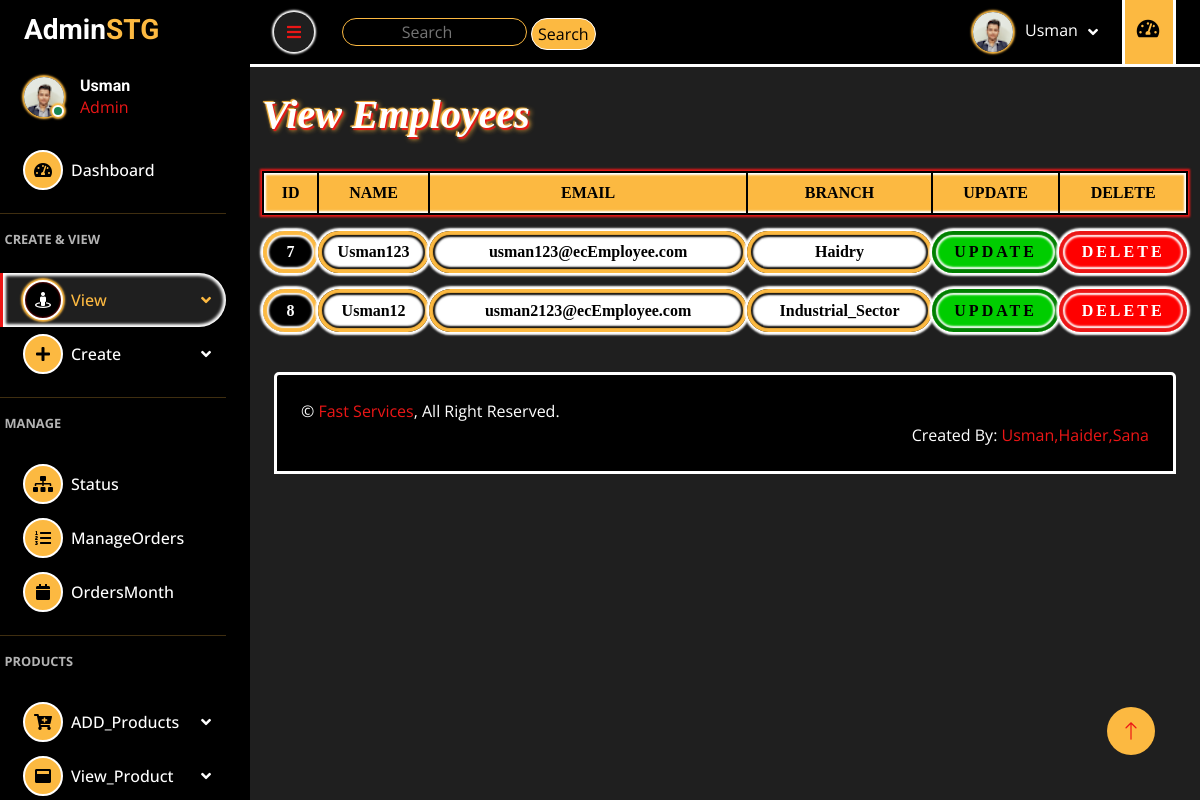
Page /admin/vemployee.php (signed in) on the committed database.
### tables this page shows
CREATE TABLE `employee` (
  `id` int(255) NOT NULL,
  `name` varchar(255) NOT NULL,
  `email` varchar(255) NOT NULL,
  `password` varchar(255) NOT NULL,
  `profile` varchar(255) NOT NULL,
  `branch` int(255) NOT NULL,
  `roles` int(255) NOT NULL DEFAULT 3
);

CREATE TABLE `branch` (
  `id` int(255) NOT NULL,
  `branch` varchar(255) NOT NULL,
  `city` int(255) NOT NULL
);

### admin/vemployee.php (the view, shortened to what this page needs)
<?php
include '../connection.php';
$query2='SELECT A.branch,B.id,B.name,B.email FROM `branch` as A inner join `employee` as B where A.id=B.branch';
$con2=mysqli_query($connect,$query2);
?>
<!DOCTYPE html>
<html lang="en">
<head>
<?php
echo '
    <link rel="preconnect" href="https://fonts.googleapis.com">
    <link rel="preconnect" href="https://fonts.gstatic.com" crossorigin>
    <link href="https://fonts.googleapis.com/css2?family=Open+Sans:wght@400;600&family=Roboto:wght@500;700&display=swap" rel="stylesheet">
    <link href="https://cdnjs.cloudflare.com/ajax/libs/font-awesome/5.10.0/css/all.min.css" rel="stylesheet">
    <link href="https://cdn.jsdelivr.net/npm/bootstrap-icons@1.4.1/font/bootstrap-icons.css" rel="stylesheet">
    <link href="lib/owlcarousel/assets/owl.carousel.min.css" rel="stylesheet">
    <link href="lib/tempusdominus/css/tempusdominus-bootstrap-4.min.css" rel="stylesheet" />
    <link href="css/bootstrap.min.css" rel="stylesheet">
    <link href="css/style.css" rel="stylesheet">
    '
    ?>
</head>
<body>
    <div class="container-fluid position-relative d-flex p-0">
        <div class="sidebar pe-4 pb-3">
            <nav class="navbar">
                <a href="index.php" class="navbar-brand mx-4 mb-3">
                    <h3 class="h3"><span class="name">Admin</span>STG</h3>
                </a>
                <div class="d-flex align-items-center ms-4 mb-4">
                    <div class="position-relative">
                        <img class="rounded-circle" src="../image/<?php echo $_SESSION['aimage'] ?>" alt="" style="width: 40px; height: 40px;">
                        <div class="bg-success rounded-circle border border-2 border-white position-absolute end-0 bottom-0 p-1"></div>
                    </div>
                    <div class="ms-3">
                        <h6 class="mb-0"><?php echo $_SESSION['aname'] ?></h6>
                        <span>Admin</span>
                    </div>
                </div>
                <div class="navbar-nav w-100">
                    <a href="index.php" class="nav-item nav-link"><i class="fa fa-tachometer-alt me-2"></i>Dashboard</a>
                    <hr>
                   <span style="margin-left:2%;font-weight:bolder;opacity:70%; color:white;font-size:80%">CREATE & VIEW</span>
                   <br>
                    <div class="nav-item dropdown">
                        <a href="#" class="nav-link active dropdown-toggle" data-bs-toggle="dropdown"><i class="fa fa-street-view me-2"></i>View</a>
                    </div>
                    <div class="nav-item dropdown">
                        <a href="#" class="nav-link dropdown-toggle" data-bs-toggle="dropdown"><i class="fa fa-plus me-2"></i>Create</a>
                    </div>
                    <hr>
                    <span style="margin-left:2%;font-weight:bolder;opacity:70%; color:white;font-size:80%">MANAGE</span>
                    <br>
                    <a href="status.php" class="nav-item nav-link"><i class="fa fa-sitemap me-2"></i>Status</a>
                    <a href="manage.php" class="nav-item nav-link"><i class="fa fa-list-ol me-2"></i>ManageOrders</a>
                    <a href="month.php" class="nav-item nav-link"><i class="fa fa-calendar me-2"></i>OrdersMonth</a>
                    <hr>
                    <span style="margin-left:2%;font-weight:bolder;opacity:70%; color:white;font-size:80%">PRODUCTS</span>
                    <br>
                    <div class="nav-item dropdown">
                        <a href="#" class="nav-link dropdown-toggle" data-bs-toggle="dropdown"><i class="fa fa-cart-plus me-2"></i>ADD_Products</a>
                    </div>
                    <div class="nav-item dropdown">
                        <a href="#" class="nav-link dropdown-toggle" data-bs-toggle="dropdown"><i class="fa fa-window-maximize me-2"></i>View_Product</a>
                    </div>
                </div>
            </nav>
        </div>
        <div class="content">
            <nav class="navbar n navbar-expand  sticky-top px-4 py-0">
                <a href="#" class="sidebar-toggler flex-shrink-0">
                    <i class="fa fa-bars"></i>
                </a>
                <form class="d-none d-md-flex ms-4" method="post">
                    <input class="form-contro border-0 m-1 aa1" type="search" name="search" placeholder="Search">
                    <input class="aa" type="submit" value="Search" name="submit">
                </form>
                <div class="navbar-nav align-items-center ms-auto me-4">
                    <div class="nav-item dropdown">
                        <a href="#" class="nav-link dropdown-toggle" data-bs-toggle="dropdown">
                            <img class="rounded-circle me-lg-2" src="../image/<?php echo $_SESSION['aimage'] ?>" alt="" style="width: 40px; height: 40px;">
                            <span class="d-none d-lg-inline-flex s"><?php echo $_SESSION['aname'] ?></span>
                        </a>
                    </div>
                </div>
                <a href="index.php" class="p22"><p class="p2 btn btn-lg btn-lg-square"><i class="fa fa-tachometer-alt"></i></p></a>
            </nav>
            <br>
<div class="container">
<h1 class="h11">View Employees</h1>
<br>
<div class="text-center">
<table class="table">
<thead>
<tr>
  <th>ID</th>
  <th>NAME</th>
  <th>EMAIL</th>
  <th>BRANCH</th>
  <th>UPDATE</th>
  <th>DELETE</th>
</tr>
</thead>
<?php
while($row=mysqli_fetch_assoc($con2))
{
echo "
<tbody class='me-3'>
<tr>
  <td class='ti'>".$row['id']."</td>
  <td class='ts'>".$row['name']."</td>
  <td class='ts'>".$row['email']."</td>
  <td class='ts'>".$row['branch']."</td>
  <td class='tu'><a data-bs-toggle='modal' data-bs-target='#".$row['name']."' href='#'>UPDATE</a></td>
  <div class='modal fade' id='".$row['name']."' tabindex='-1' aria-labelledby='".$row['name']."Label' aria-hidden='true'>
<div class='modal-dialog modal-xl modal-dialog-centered modal-dialog-scrollable'>
<div class='modal-content'>
  <div class='modal-header'>
    <h5 class='modal-title' id='".$row['name']."Label'>".$row['branch'].'/'.$row['name']."</h5>
    <button type='button' class='btn-close' data-bs-dismiss='modal' aria-label='Close'></button>
  </div>
  <div class='modal-body'>";?>
<?php
echo" </div>
<div class='modal-footer'>
  <button type='button' class='btn btn-secondary' data-bs-dismiss='modal'>Close</button>
  <input type='submit' value='Save changes' name='sub' class='btn btn-primary'>
</div>
</div>
</div>
</div>
</form>
<td class='td'><a href='bdel.php? id=$row[id]'>DELETE</a></td>
</tr>";
}
?>
</tbody>
</table>
</div>
</div>
            <div class="container-fluid pt-4 px-4">
                <div class="bg-secondary rounded-top p-4">
                    <div class="row">
                        <div class="col-12 col-sm-6 text-center text-sm-start s">
                            &copy; <a href="index.php">Fast Services</a>, All Right Reserved.
                        </div>
                        <div class="col-12 col-sm-6 text-center text-sm-end s">
                            <br>Created By: <a href="#" target="_blank">Usman,Haider,Sana</a>
                        </div>
                    </div>
                </div>
            </div>
            <br>
        </div>
        <a href="#" class="btn btn-lg btn-lg-square back-to-top"><i class="bi bi-arrow-up"></i></a>
    </div>
</body>
</html>

### rows in the picture
employee: id "7", name "Usman123", email "usman123@ecEmployee.com", branch.branch "Haidry"
employee: id "8", name "Usman12", email "usman2123@ecEmployee.com", branch.branch "Industrial_Sector"

### other values in the picture
$_SESSION['aname'] "Usman"
